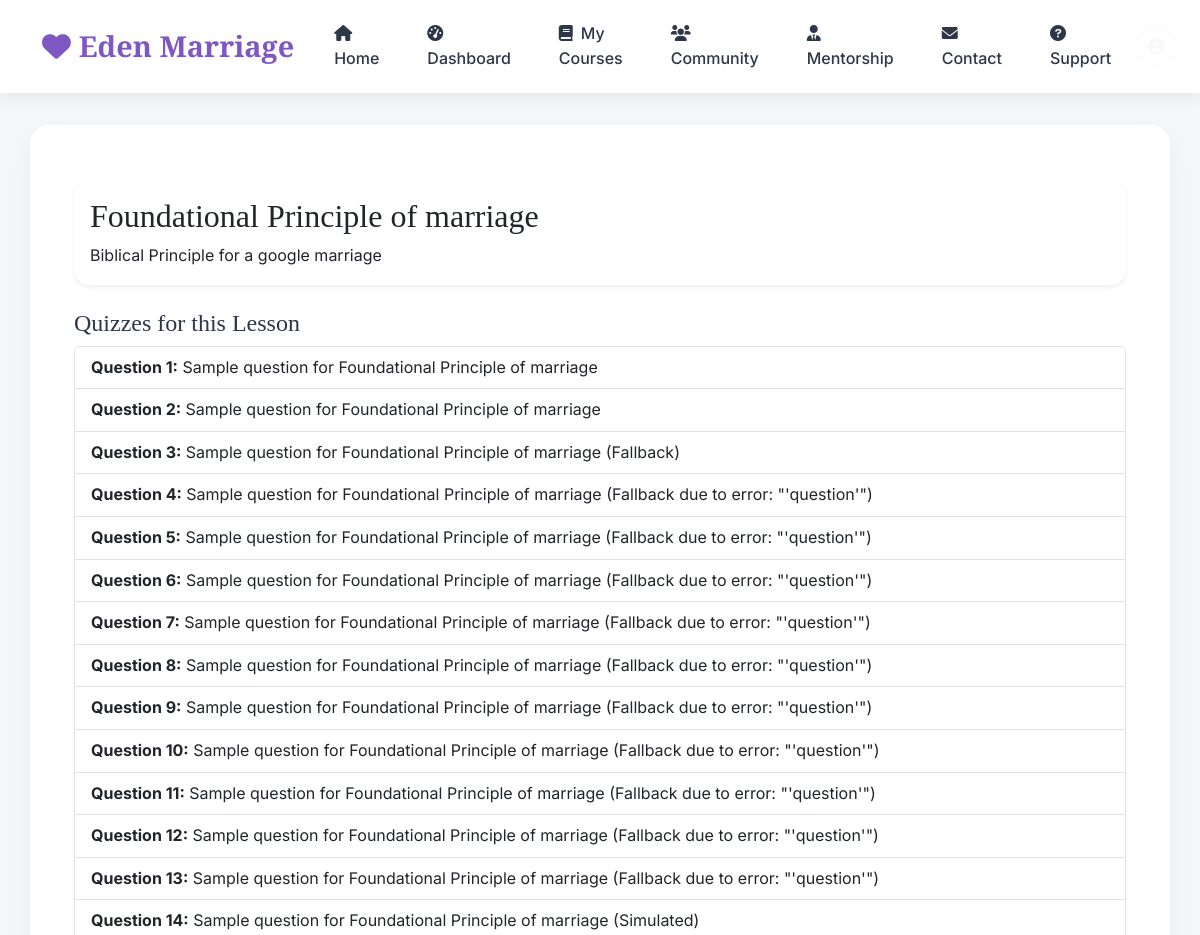
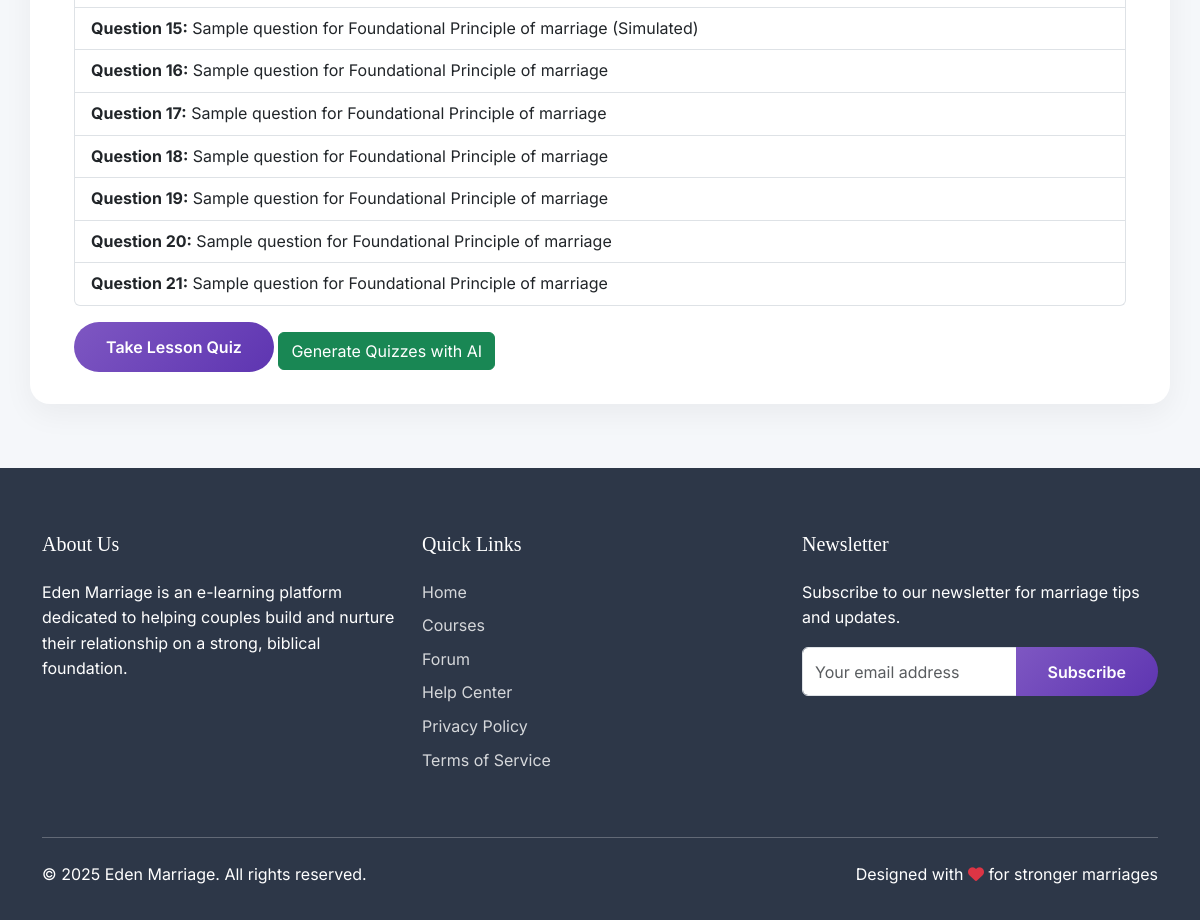
The app's page /lesson/1/ (signed in) with its own data (2 pictures, top to bottom).
### core/models.py (models this page shows, shortened)
class Lesson(models.Model):
    title = models.CharField(max_length=200)
    content = models.TextField()
    image = models.ImageField(upload_to='lesson_images/', blank=True, null=True)

class Quiz(models.Model):
    lesson = models.ForeignKey(Lesson, on_delete=models.CASCADE)
    question = models.CharField(max_length=255)
    option1 = models.CharField(max_length=100)
    option2 = models.CharField(max_length=100)
    option3 = models.CharField(max_length=100)
    option4 = models.CharField(max_length=100)
    correct_option = models.CharField(max_length=100)

### core/views.py (the view)
# urls.py: path('lesson/<int:id>/', views.lesson_detail, name='lesson_detail'),
@login_required
def lesson_detail(request, id):
    lesson = get_object_or_404(Lesson, id=id)
    quizzes = lesson.quiz_set.all()
    return render(request, 'lesson_detail.html', {
        'lesson': lesson,
        'quizzes': quizzes
    })

### templates/lesson_detail.html
{% extends 'base.html' %}
{% block content %}
<div class="container mt-4">
    <div class="card shadow-sm">
        <div class="card-body">
            <h2 class="card-title">{{ lesson.title }}</h2>
            <p class="card-text">{{ lesson.content }}</p>
        </div>
    </div>
    <div class="mt-4">
        <h4>Quizzes for this Lesson</h4>
        {% if quizzes %}
            <ul class="list-group mb-3">
                {% for quiz in quizzes %}
                    <li class="list-group-item">
                        <strong>Question {{ forloop.counter }}:</strong> {{ quiz.question }}
                    </li>
                {% endfor %}
            </ul>
            <a href="{% url 'quiz_page' lesson.id %}" class="btn btn-primary">
                Take Lesson Quiz
            </a>
        {% else %}
            <p class="text-muted">No quizzes available for this lesson yet.</p>
        {% endif %}
        <a href="{% url 'generate_quiz_ai' lesson.id %}" class="btn btn-success mt-2">
            Generate Quizzes with AI
        </a>
    </div>
</div>
{% endblock %}

### templates/base.html (style rules this page uses)
:root { --primary-color: #7E57C2; --secondary-color: #5E35B1; --accent-color: #D81B60; --success-color: #43A047; --warning-color: #FFB300; --light-bg: #F5F7FA; --dark-color: #2D3748; --text-color: #4A5568; }
body { font-family: 'Inter', sans-serif; color: var(--text-color); background-color: var(--light-bg); line-height: 1.6; }
h1, h2, h3, h4, h5, h6 { font-family: 'Playfair Display', serif; color: var(--dark-color); }
.btn-primary { background: linear-gradient(135deg, var(--primary-color), var(--secondary-color)); border: none; border-radius: 30px; padding: 0.8rem 2rem; font-weight: 600; transition: all 0.3s ease; }
.card { border: none; border-radius: 15px; box-shadow: 0 10px 30px rgba(0, 0, 0, 0.08); transition: all 0.3s ease; overflow: hidden; background: white; }

### records on screen
Lesson: title "Foundational Principle of marriage", content "Biblical Principle for a google marriage"
Quiz: question "Sample question for Foundational Principle of marriage"
Quiz: question "Sample question for Foundational Principle of marriage"
Quiz: question "Sample question for Foundational Principle of marriage (Fallback)"
Quiz: question "Sample question for Foundational Principle of marriage (Fallback due to error: \"'question'\")"
Quiz: question "Sample question for Foundational Principle of marriage (Fallback due to error: \"'question'\")"
Quiz: question "Sample question for Foundational Principle of marriage (Fallback due to error: \"'question'\")"
Quiz: question "Sample question for Foundational Principle of marriage (Fallback due to error: \"'question'\")"
Quiz: question "Sample question for Foundational Principle of marriage (Fallback due to error: \"'question'\")"
Quiz: question "Sample question for Foundational Principle of marriage (Fallback due to error: \"'question'\")"
Quiz: question "Sample question for Foundational Principle of marriage (Fallback due to error: \"'question'\")"
Quiz: question "Sample question for Foundational Principle of marriage (Fallback due to error: \"'question'\")"
Quiz: question "Sample question for Foundational Principle of marriage (Fallback due to error: \"'question'\")"
Quiz: question "Sample question for Foundational Principle of marriage (Fallback due to error: \"'question'\")"
Quiz: question "Sample question for Foundational Principle of marriage (Simulated)"
Quiz: question "Sample question for Foundational Principle of marriage (Simulated)"
Quiz: question "Sample question for Foundational Principle of marriage"
Quiz: question "Sample question for Foundational Principle of marriage"
Quiz: question "Sample question for Foundational Principle of marriage"
Quiz: question "Sample question for Foundational Principle of marriage"
Quiz: question "Sample question for Foundational Principle of marriage"
Quiz: question "Sample question for Foundational Principle of marriage"
